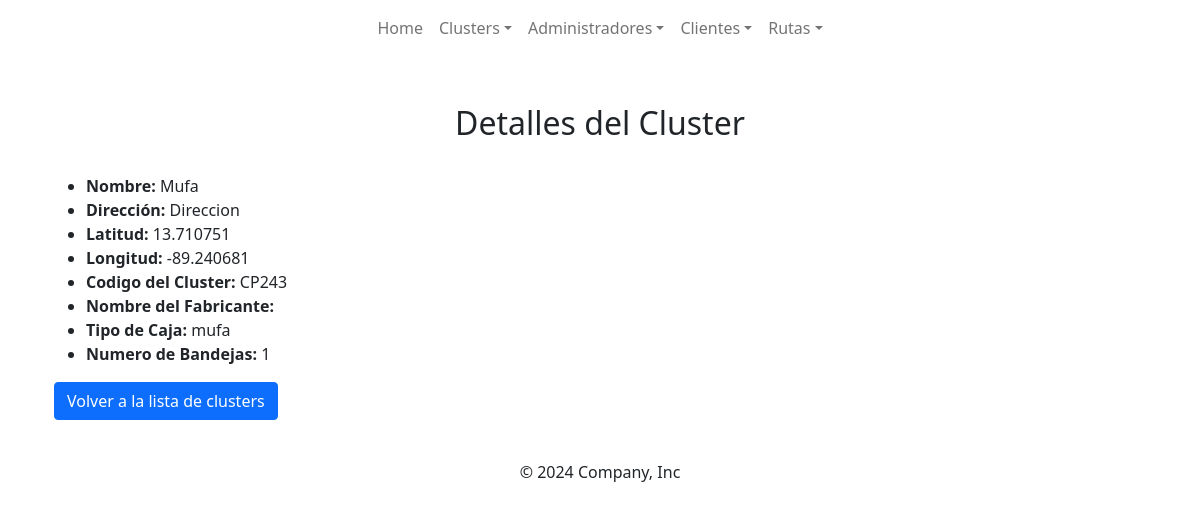
/map/view_clusters/view_cluster/32/, run on the app's committed database.
### map/models.py (models this page shows, shortened)
class Cluster(models.Model):
    TIPO_CHOICES = [
        ('mufa', 'Mufa'),
        ('nap', 'NAP'),
        ('cliente','Cliente'),
    ]
    BANDEJAS_CHOICES = [
        (1, 'numero de bandejas: 1'),
        (2, 'numero de bandejas: 2'),
        (3, 'numero de bandejas: 3'),
        (4, 'numero de bandejas: 4'),
        (5, 'numero de bandejas: 5'),
        (6, 'numero de bandejas: 6'),
    ]
    FUSIONES_CHOICES = [
        (6,'6 fusiones'),
        (12,'12 fusiones'),
        (24,'24 fusiones'),
        (48,'48 fusiones'),
    ]
    name = models.CharField(max_length = 250, verbose_name = 'Nombre del Cluster')
    addres = models.CharField(max_length = 250, verbose_name = 'Direccion del Cluster')
    lat = models.FloatField(verbose_name = 'Latitud')
    Ing = models.FloatField(verbose_name = 'Longitud')
    c_cluster = models.CharField(max_length = 10, verbose_name = 'Codigo del Cluster', null=False, blank=False)
    tipo = models.CharField(
        max_length = 20,
        choices = TIPO_CHOICES,
        default = 'horizontal',
        verbose_name = 'Tipo'
    )
    n_bandejas = models.IntegerField(
        choices = BANDEJAS_CHOICES,
        default = 1,
        verbose_name = 'Numero de Bandejas'
    )
    n_fusiones = models.IntegerField(
        choices = FUSIONES_CHOICES,
        default = 1,
        verbose_name = 'Numero de Fusiones'
    )
    class Meta:
        verbose_name = 'Cluster'
        verbose_name_plural = 'Clusters'
        ordering = ['id']

### map/views.py (the view)
# urls.py: path('view_clusters/view_cluster/<int:cluster_id>/', view_cluster, name="view_cluster"),
def view_cluster(request, cluster_id):
    cluster = get_object_or_404(Cluster, id=cluster_id)
    context = {'cluster' : cluster}
    return render(request, 'view_cluster.html', context)

### templates/view_cluster.html
{% extends "template.html" %}
{% block  content %}
    <div class="container mt-5">
        <h2 class="text-center">Detalles del Cluster</h2>
        <br>
        <ul>
            <li><strong>Nombre:</strong> {{ cluster.name }}</li>
            <li><strong>Dirección:</strong> {{ cluster.addres }}</li>
            <li><strong>Latitud:</strong> {{ cluster.lat }}</li>
            <li><strong>Longitud:</strong> {{ cluster.Ing }}</li>
            <li><strong>Codigo del Cluster:</strong> {{ cluster.c_cluster }}</li>
            <li><strong>Nombre del Fabricante:</strong> {{ cluster.fabricante}}</li>
            <li><strong>Tipo de Caja:</strong> {{ cluster.tipo}}</li>
            <li><strong>Numero de Bandejas:</strong> {{ cluster.n_bandejas}}</li>
        </ul>
        <a href="{% url 'map:view_clusters' %}" class="btn btn-primary">Volver a la lista de clusters</a>
    </div>
{% endblock %}

### data on the page
Cluster: name "Mufa", addres "Direccion", lat "13.710751", Ing "-89.240681", c_cluster "CP243", tipo "mufa", n_bandejas "1"
